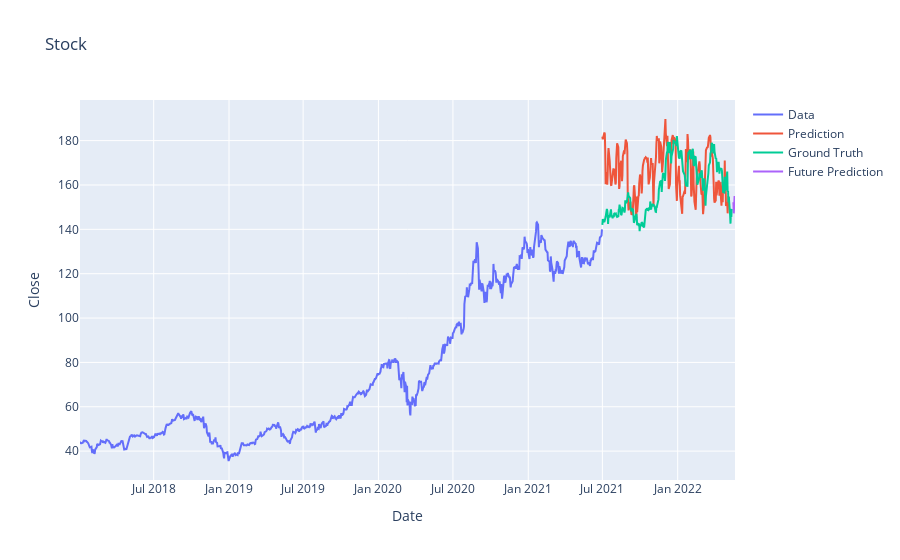

The notebook cell this image was saved under:
### Code cell
prediction_list = []

#for _ in range(num_prediction):
x = close_test[-2*look_back:]
#print(x)
#x = x.reshape((1, -1))
x = TimeseriesGenerator(x,x, length=look_back, batch_size=1)
#print(x)
out = model.predict(x) + 100
forecast = np.append(prediction_list, out)
# prediction_list = prediction_list[look_back - 1:]
# prediction_list = prediction_list.reshape(5,4)
print(forecast)

forecast_dates = predict_dates(num_prediction)
trace4 = go.Scatter(
    x=forecast_dates,
    y=forecast,
    mode='lines',
    name='Future Prediction'
)
fig = go.Figure(data=[trace1, trace2, trace3, trace4], layout=layout)
fig.show()

### Figure 1 — Plotly figure (JSON) as saved in the notebook; plotly's stock layout.template omitted (floating-point values rounded to 4 significant figures; data arrays with more than 128 entries replaced by an {"elided": "..."} marker saying what was removed)
{"data": [{"mode": "lines", "name": "Data", "type": "scatter", "x": {"elided": "880 str values"}, "y": {"elided": "880 float values"}}, {"mode": "lines", "name": "Prediction", "type": "scatter", "x": {"elided": "222 str values"}, "y": {"elided": "215 float values"}}, {"mode": "lines", "name": "Ground Truth", "type": "scatter", "x": {"elided": "222 str values"}, "y": {"elided": "220 float values"}}, {"mode": "lines", "name": "Future Prediction", "type": "scatter", "x": ["2022-05-17T00:00:00", "2022-05-18T00:00:00", "2022-05-19T00:00:00", "2022-05-20T00:00:00", "2022-05-21T00:00:00", "2022-05-22T00:00:00"], "y": [152.3, 147.2, 150.7, 155.0, 150.8]}], "layout": {"title": {"text": "Stock"}, "xaxis": {"title": {"text": "Date"}}, "yaxis": {"title": {"text": "Close"}}}}
